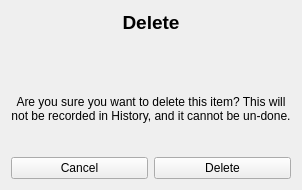
<?xml version="1.0" encoding="UTF-8"?>
<ui version="4.0">
 <class>deleteWindow</class>
 <widget class="QWidget" name="deleteWindow">
  <property name="geometry">
   <rect>
    <x>0</x>
    <y>0</y>
    <width>236</width>
    <height>190</height>
   </rect>
  </property>
  <property name="sizePolicy">
   <sizepolicy hsizetype="Preferred" vsizetype="Preferred">
    <horstretch>0</horstretch>
    <verstretch>0</verstretch>
   </sizepolicy>
  </property>
  <property name="windowTitle">
   <string>Delete Item</string>
  </property>
  <layout class="QVBoxLayout" name="verticalLayout">
   <item>
    <widget class="QLabel" name="label_title">
     <property name="font">
      <font>
       <pointsize>14</pointsize>
       <bold>true</bold>
      </font>
     </property>
     <property name="text">
      <string>Delete</string>
     </property>
     <property name="alignment">
      <set>Qt::AlignCenter</set>
     </property>
    </widget>
   </item>
   <item>
    <widget class="QLabel" name="item">
     <property name="font">
      <font>
       <pointsize>14</pointsize>
       <bold>true</bold>
      </font>
     </property>
     <property name="text">
      <string>&lt;Item&gt;</string>
     </property>
     <property name="alignment">
      <set>Qt::AlignCenter</set>
     </property>
    </widget>
   </item>
   <item>
    <spacer name="verticalSpacer">
     <property name="orientation">
      <enum>Qt::Vertical</enum>
     </property>
     <property name="sizeHint" stdset="0">
      <size>
       <width>20</width>
       <height>40</height>
      </size>
     </property>
    </spacer>
   </item>
   <item>
    <widget class="QLabel" name="label_warning">
     <property name="sizePolicy">
      <sizepolicy hsizetype="MinimumExpanding" vsizetype="MinimumExpanding">
       <horstretch>0</horstretch>
       <verstretch>0</verstretch>
      </sizepolicy>
     </property>
     <property name="text">
      <string>Are you sure you want to delete this item? This will not be recorded in History, and it cannot be un-done.</string>
     </property>
     <property name="alignment">
      <set>Qt::AlignCenter</set>
     </property>
     <property name="wordWrap">
      <bool>true</bool>
     </property>
    </widget>
   </item>
   <item>
    <spacer name="verticalSpacer_2">
     <property name="orientation">
      <enum>Qt::Vertical</enum>
     </property>
     <property name="sizeHint" stdset="0">
      <size>
       <width>20</width>
       <height>40</height>
      </size>
     </property>
    </spacer>
   </item>
   <item>
    <widget class="QWidget" name="widget" native="true">
     <layout class="QHBoxLayout" name="horizontalLayout">
      <property name="leftMargin">
       <number>0</number>
      </property>
      <property name="topMargin">
       <number>0</number>
      </property>
      <property name="rightMargin">
       <number>0</number>
      </property>
      <property name="bottomMargin">
       <number>0</number>
      </property>
      <item>
       <widget class="QPushButton" name="cancelBtn">
        <property name="styleSheet">
         <string notr="true"/>
        </property>
        <property name="text">
         <string>Cancel</string>
        </property>
       </widget>
      </item>
      <item>
       <widget class="QPushButton" name="deleteBtn">
        <property name="text">
         <string>Delete</string>
        </property>
       </widget>
      </item>
     </layout>
    </widget>
   </item>
  </layout>
 </widget>
 <resources/>
 <connections/>
</ui>
